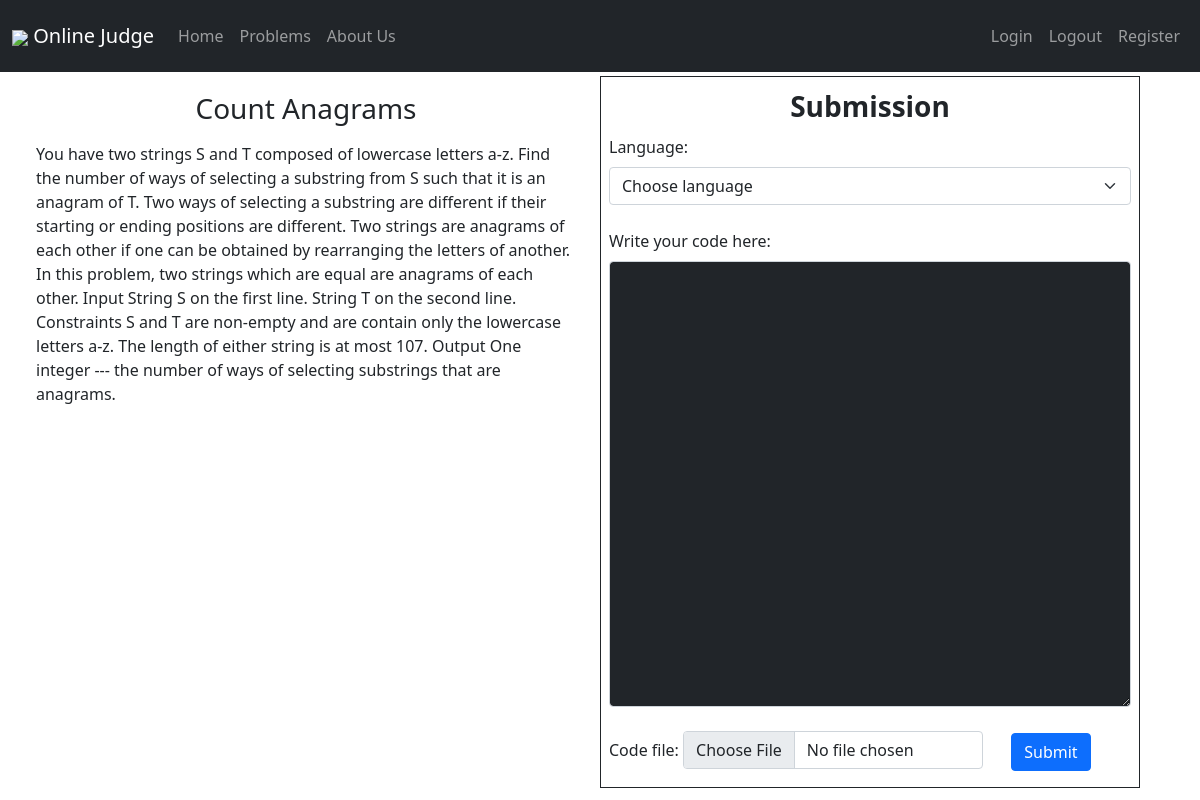
The app's page /judge/problem/2/ (signed in) with its own data.
### judge/models.py (models this page shows, shortened)
class Problem(models.Model):
    Difficulty_choices = (
    ('difficult' , 'difficult'),
    ('medium' , 'medium'),
    ('easy' , 'easy'),
    )
    problem_name = models.CharField(max_length=50)
    problem_desc = models.TextField()
    problem_difficulty = models.CharField(max_length=10, choices=Difficulty_choices)

### judge/views.py (the view)
# urls.py: path('problem/<int:problem_id>/' , views.problem , name="problem"),
def problem(request , problem_id):
    if request.user.is_authenticated :
        problem = get_object_or_404(Problem , pk=problem_id)
        context = {
            'problem':problem
        }
        return render(request, 'problem.html', context)
    else:
        messages.success(request , "Please login to solve problems!!", extra_tags='alert alert-info')
        return HttpResponseRedirect('/judge/login')

### templates/problem.html (shortened to what this page needs)
{% extends 'base.html' %}
{% block body %}
{% include 'navbar.html' %}
<div class="container-fluid mt-1">
    <div class="container-fluid row">
        <div class="container col-12 col-md-6">
            <h3 class="text-center text-capitalize mt-3">
                {{ problem.problem_name }}
            </h3>
            <p class="mt-3">
                {{problem.problem_desc}}
            </p>
        </div>
        <div class="container col ">
            <form action="{% url 'judge:submit' problem.id %}" method="post" enctype="multipart/form-data">
                <fieldset class="border rounded-lg border-dark p-2">
                    <legend class="fw-bolder fs-3 text-center" style="max-width: 1800px!important;">Submission</legend>
                    <div class="form-group mb-4">
                        <label for="language" class="form-label">Language:</label>
                        <select name="language" class="form-control form-select" id="language" required="required">
                            <option value="">Choose language</option>
                        </select>
                    </div>
                    <div class="form-group mb-4">
                    <label for="textaera" class="form-label">Write your code here:</label>
                    <textarea name="codeEditor" class="form-control bg-dark text-light" id="textaera"
                        data-toggle="tooltip" data-placement="top" title="Write your code" rows="18"></textarea>
                    </div>
                    <div class="form-group mb-2">
                    <label for="language" class="form-label mt-1">Code file:</label>
                    <input type="file" class="form-control d-inline-block" name="codeFile" style="max-width: 300px;">
                    <input type="submit" class="btn btn-primary mx-md-4" name="submit" value="Submit">
                    </div>
                </fieldset>
            </form>
        </div>
    </div>
</div>
{% endblock body %}

### templates/problem.html (style rules this page uses)
legend { max-width: 170px; }

### records on screen
Problem: problem_name "Count Anagrams", problem_desc "You have two strings S and T composed of lowercase letters a-z. Find the number of ways of selecting a substring from S such that it is an anagram of T. Two ways of selecting a substring are different if their starting or ending positions are different. Two strings are anagrams of each other if one can be obtained by rearranging the letters of another. In this problem, two strings which are equal are anagrams of each other. Input String S on the first line. String T on the second line. Constraints S and T are non-empty and are contain only the lowercase letters a-z. The length of either string is at most 107. Output One integer --- the number of ways of selecting substrings that are…"
